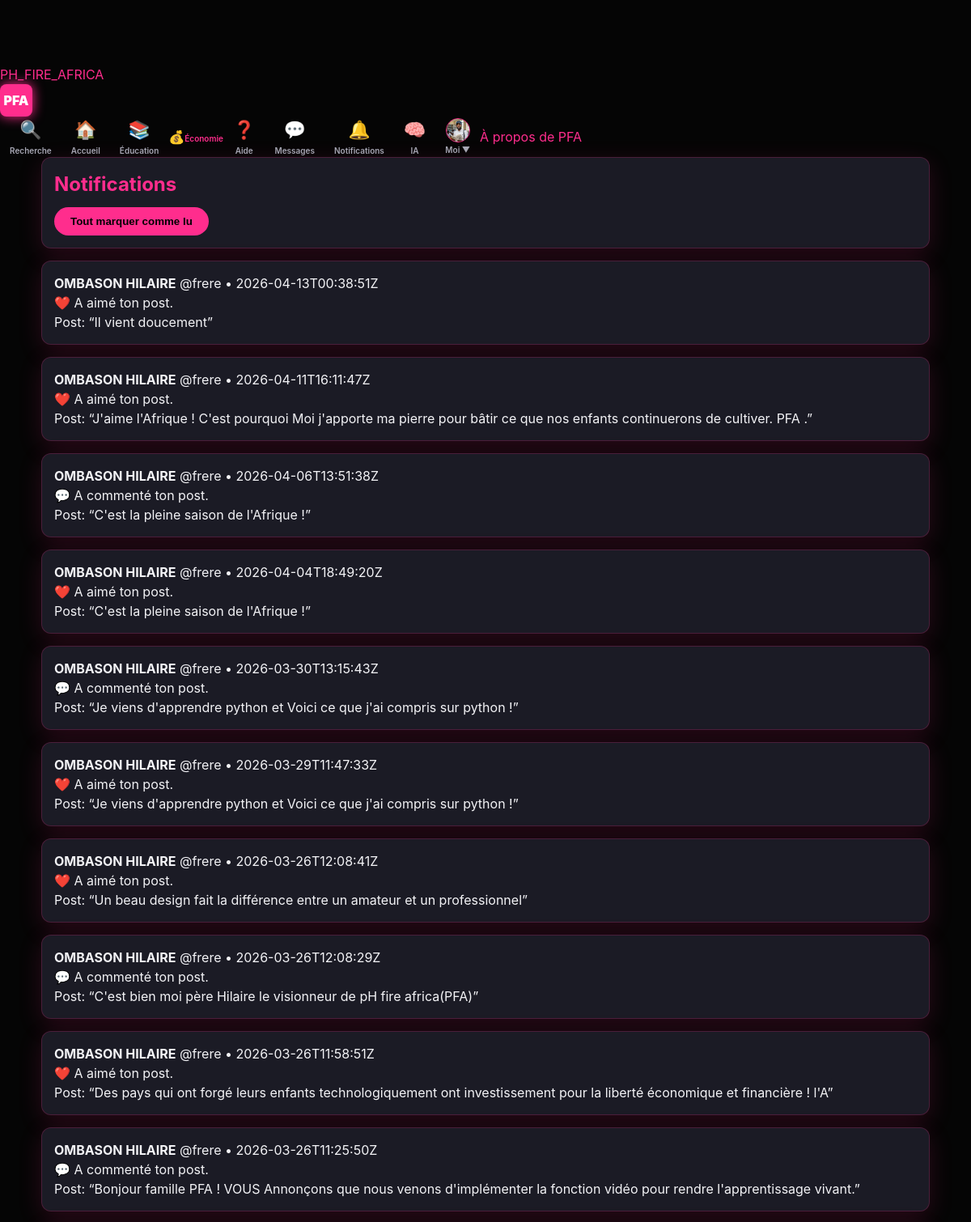
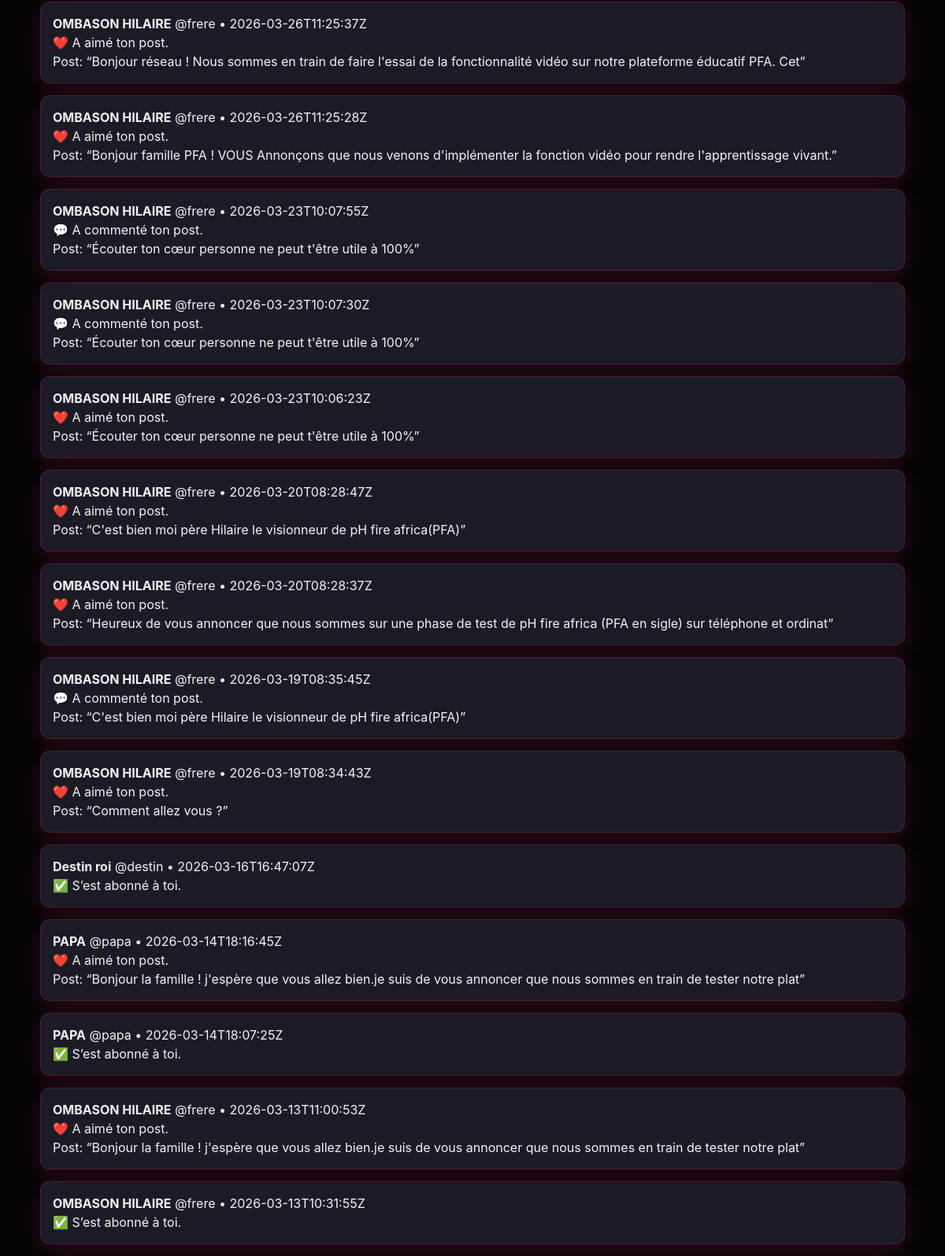
The app's page /notifications (signed in) with its own data (2 pictures, top to bottom).
### tables this page shows
CREATE TABLE users (
  id INTEGER PRIMARY KEY AUTOINCREMENT,
  username TEXT UNIQUE NOT NULL,
  identifier TEXT UNIQUE NOT NULL,
  display_name TEXT NOT NULL,
  bio TEXT DEFAULT '',
  password_hash TEXT NOT NULL,
  created_at TEXT NOT NULL
, profile_pic TEXT DEFAULT 'default_avatar.png', cover_pic TEXT DEFAULT 'default_cover.jpg', role TEXT DEFAULT 'apprenant', language TEXT DEFAULT 'fr', privacy_level TEXT DEFAULT 'public', video_pref TEXT DEFAULT 'data_saver');

CREATE TABLE notifications (
  id INTEGER PRIMARY KEY AUTOINCREMENT,
  user_id INTEGER NOT NULL,
  actor_id INTEGER NOT NULL,
  ntype TEXT NOT NULL,
  post_id INTEGER,
  created_at TEXT NOT NULL,
  is_read INTEGER NOT NULL DEFAULT 0,
  FOREIGN KEY (user_id) REFERENCES users(id) ON DELETE CASCADE,
  FOREIGN KEY (actor_id) REFERENCES users(id) ON DELETE CASCADE,
  FOREIGN KEY (post_id) REFERENCES posts(id) ON DELETE CASCADE
);

CREATE TABLE posts (
  id INTEGER PRIMARY KEY AUTOINCREMENT,
  user_id INTEGER NOT NULL,
  content TEXT NOT NULL,
  image_filename TEXT,
  created_at TEXT NOT NULL,
  FOREIGN KEY (user_id) REFERENCES users(id) ON DELETE CASCADE
);

### app.py (the view)
    @app.get("/notifications")
    @login_required
    def notifications():
        me = current_user()
        rows = db_all(
            "SELECT n.*, a.username AS actor_username, a.display_name AS actor_display_name, "
            "p.content AS post_content "
            "FROM notifications n "
            "JOIN users a ON a.id=n.actor_id "
            "LEFT JOIN posts p ON p.id=n.post_id "
            "WHERE n.user_id=? ORDER BY n.created_at DESC LIMIT 100",
            (me["id"],),
        )
        return render_template("notifications.html", notifications=rows)

### templates/notifications.html (shortened to what this page needs)
{% extends "base.html" %}
{% set title = "Notifications" %}
{% block content %}
<div class="card notif-head">
  <h2>Notifications</h2>
  <form method="post" action="{{ url_for('notifications_read_all') }}">
    <button class="btn btn-ghost" type="submit">Tout marquer comme lu</button>
  </form>
</div>
{% for n in notifications %}
  <div class="card notif {% if n.is_read == 0 %}notif-unread{% endif %}">
    <div class="notif-line">
      <b>{{ n.actor_display_name }}</b>
      <span class="muted">@{{ n.actor_username }}</span>
      <span class="muted small">• {{ n.created_at }}</span>
    </div>
    {% if n.ntype == 'follow' %}
      <div>✅ S’est abonné à toi.</div>
    {% elif n.ntype == 'like' %}
      <div>❤️ A aimé ton post.</div>
    {% elif n.ntype == 'comment' %}
      <div>💬 A commenté ton post.</div>
    {% endif %}
    {% if n.post_id %}
      <div class="muted small">Post: “{{ (n.post_content or '')[:120] }}”</div>
    {% endif %}
  </div>
{% endfor %}
{% endblock %}

### templates/base.html (shortened to what this page needs)
<!DOCTYPE html>
<html lang="fr">
<head>
  <link rel="stylesheet" href="{{ url_for('static', filename='style.css') }}">
</head>
<body>
  {% if me %}
  <div class="nav-left">
     <a href="{{ url_for('feed') }}" class="nav-logo">PH_FIRE_AFRICA</a>
    <a href="{{ url_for('feed') }}" class="logo-pfa">PFA</a>
  </div>
      <nav class="nav-icons-group">
      <a href="{{ url_for('rechercher') }}" class="nav-link-icon" title="Rechercher">
      <span class="icon">🔍</span><span class="nav-text">Recherche</span></a>
      <a href="{{ url_for('feed') }}" class="nav-link-icon" title="Accueil">
      <span class="icon">🏠</span><span class="nav-text">Accueil</span></a>
      <a href="{{ url_for('academie_home') }}" class="nav-link-icon" title="Éducation">
      <span class="icon">📚</span><span class="nav-text">Éducation</span></a>
      <a href="{{ url_for('wallet') }}" class="nav-icon" title="Économie">
      <span class="icon">💰</span><span class="nav-text">Économie</span></a>
        <a href="{{ url_for('guide_utilisation') }}" class="nav-link-icon" title="Guide d'utilisation">
      <span class="icon">❓</span>
      <span class="nav-text">Aide</span>
    </a>
      <a href="{{ url_for('messages') }}" class="nav-link-icon" title="Messages">
    <span class="icon">💬</span>
    <span class="nav-text">Messages</span>
</a>
<a href="{{ url_for('notifications') }}" class="nav-link-icon" title="Notifications">
    <span class="icon">🔔</span>
    <span class="nav-text">Notifications</span>
</a>
      <a href="{{ url_for('tuteur_view') }}" class="nav-link-icon" title="IA Mwalimu">
      <span class="icon">🧠</span><span class="nav-text">IA</span></a>
      <a href="{{ url_for('profile', username=me.username) }}" class="nav-link-icon profile-link">
      <img src="{{ url_for('static', filename='uploads/' ~ me.profile_pic) }}" class="avatar-nav" onerror="this.src='https://ui-avatars.com/api/?name={{ me.display_name }}&background=ff2d8d&color=fff'">
      <span class="nav-text">Moi ▼</span></a>
      <a href="{{ url_for('a_propos') }}" class="muted small">À propos de PFA</a>
    </nav>
  {% endif %}
  <main class="container">
    {% block content %}{% endblock %}
  </main>
</body>
</html>

### static/style.css (style rules this page uses)
:root { --bg: #050505; --panel: #1b1b25; --panel-glass: rgba(27, 27, 37, 0.98); --accent: #ff2d8d; --accent-dark: #e2316c; --text-main: #f3f3f6; --muted: #a7a7b4; --border: rgba(255, 45, 141, 0.2); --radius: 12px; --shadow: 0 8px 30px rgba(255, 45, 141, 0.15); --nav-height: 65px; }
* { box-sizing: border-box; margin: 0; padding: 0; }
html, body { width: 100%; max-width: 100vw; overflow-x: hidden; background-color: var(--bg); color: var(--text-main); font-family: 'Inter', system-ui, sans-serif; line-height: 1.5; }
body { padding-top: calc(var(--nav-height) + 15px); }
a { color: var(--accent); text-decoration: none; transition: 0.3s; }
h1, h2, h3, h4 { color: var(--accent); margin-bottom: 10px; }
img { max-width: 100%; height: auto; display: block; object-fit: cover; }
.logo-pfa { background-color: var(--accent); color: #fff !important; width: 40px; height: 40px; display: flex; align-items: center; justify-content: center; border-radius: 8px; font-weight: 900; font-size: 16px; box-shadow: 0 0 15px var(--accent); }
.nav-icons-group { display: flex; align-items: center; height: 100%; }
.nav-link-icon { display: flex; flex-direction: column; align-items: center; padding: 0 12px; height: 100%; color: var(--muted); text-decoration: none; }
.nav-link-icon .icon { font-size: 22px; }
.nav-text { font-size: 10px; margin-top: 2px; font-weight: 600; }
.container { max-width: 1128px; margin: 0 auto; padding: 0 15px; }
.card { background: var(--panel); border: 1px solid var(--border); border-radius: var(--radius); padding: 15px; margin-bottom: 15px; box-shadow: var(--shadow); }
.avatar-nav, .avatar-chat { width: 30px; height: 30px; border-radius: 50% !important; border: 1.5px solid var(--accent); }
.btn { background: var(--accent); color: #000; padding: 10px 20px; border-radius: 30px; font-weight: 800; border: none; cursor: pointer; }

### records on screen
users: profile_pic (picture)
notifications: actor_display_name "OMBASON HILAIRE", actor_username "frere", created_at "2026-04-13T00:38:51Z", ntype "❤️ A aimé ton post."
posts: content "Il vient doucement"
notifications: actor_display_name "OMBASON HILAIRE", actor_username "frere", created_at "2026-04-11T16:11:47Z", ntype "❤️ A aimé ton post."
posts: content "J'aime l'Afrique ! C'est pourquoi Moi j'apporte ma pierre pour bâtir ce que nos enfants continuerons de cultiver. PFA ."
notifications: actor_display_name "OMBASON HILAIRE", actor_username "frere", created_at "2026-04-06T13:51:38Z", ntype "💬 A commenté ton post."
posts: content "C'est la pleine saison de l'Afrique !"
notifications: actor_display_name "OMBASON HILAIRE", actor_username "frere", created_at "2026-04-04T18:49:20Z", ntype "❤️ A aimé ton post."
notifications: actor_display_name "OMBASON HILAIRE", actor_username "frere", created_at "2026-03-30T13:15:43Z", ntype "💬 A commenté ton post."
posts: content "Je viens d'apprendre python et Voici ce que j'ai compris sur python !"
notifications: actor_display_name "OMBASON HILAIRE", actor_username "frere", created_at "2026-03-29T11:47:33Z", ntype "❤️ A aimé ton post."
notifications: actor_display_name "OMBASON HILAIRE", actor_username "frere", created_at "2026-03-26T12:08:41Z", ntype "❤️ A aimé ton post."
posts: content "Un beau design fait la différence entre un amateur et un professionnel"
notifications: actor_display_name "OMBASON HILAIRE", actor_username "frere", created_at "2026-03-26T12:08:29Z", ntype "💬 A commenté ton post."
posts: content "C'est bien moi père Hilaire le visionneur de pH fire africa(PFA)"
notifications: actor_display_name "OMBASON HILAIRE", actor_username "frere", created_at "2026-03-26T11:58:51Z", ntype "❤️ A aimé ton post."
posts: content "Des pays qui ont forgé leurs enfants technologiquement ont investissement pour la liberté économique et financière ! l'A"
notifications: actor_display_name "OMBASON HILAIRE", actor_username "frere", created_at "2026-03-26T11:25:50Z", ntype "💬 A commenté ton post."
posts: content "Bonjour famille PFA ! VOUS Annonçons que nous venons d'implémenter la fonction vidéo pour rendre l'apprentissage vivant."
notifications: actor_display_name "OMBASON HILAIRE", actor_username "frere", created_at "2026-03-26T11:25:37Z", ntype "❤️ A aimé ton post."
posts: content "Bonjour réseau ! Nous sommes en train de faire l'essai de la fonctionnalité vidéo sur notre plateforme éducatif PFA. Cet"
notifications: actor_display_name "OMBASON HILAIRE", actor_username "frere", created_at "2026-03-26T11:25:28Z", ntype "❤️ A aimé ton post."
notifications: actor_display_name "OMBASON HILAIRE", actor_username "frere", created_at "2026-03-23T10:07:55Z", ntype "💬 A commenté ton post."
posts: content "Écouter ton cœur personne ne peut t'être utile à 100%"
notifications: actor_display_name "OMBASON HILAIRE", actor_username "frere", created_at "2026-03-23T10:07:30Z", ntype "💬 A commenté ton post."
notifications: actor_display_name "OMBASON HILAIRE", actor_username "frere", created_at "2026-03-23T10:06:23Z", ntype "❤️ A aimé ton post."
notifications: actor_display_name "OMBASON HILAIRE", actor_username "frere", created_at "2026-03-20T08:28:47Z", ntype "❤️ A aimé ton post."
notifications: actor_display_name "OMBASON HILAIRE", actor_username "frere", created_at "2026-03-20T08:28:37Z", ntype "❤️ A aimé ton post."
posts: content "Heureux de vous annoncer que nous sommes sur une phase de test de pH fire africa (PFA en sigle) sur téléphone et ordinat"
notifications: actor_display_name "OMBASON HILAIRE", actor_username "frere", created_at "2026-03-19T08:35:45Z", ntype "💬 A commenté ton post."
notifications: actor_display_name "OMBASON HILAIRE", actor_username "frere", created_at "2026-03-19T08:34:43Z", ntype "❤️ A aimé ton post."
posts: content "Comment allez vous ?"
notifications: actor_display_name "Destin roi", actor_username "destin", created_at "2026-03-16T16:47:07Z", ntype "✅ S’est abonné à toi."
notifications: actor_display_name "PAPA", actor_username "papa", created_at "2026-03-14T18:16:45Z", ntype "❤️ A aimé ton post."
posts: content "Bonjour la famille ! j'espère que vous allez bien.je suis de vous annoncer que nous sommes en train de tester notre plat"
notifications: actor_display_name "PAPA", actor_username "papa", created_at "2026-03-14T18:07:25Z", ntype "✅ S’est abonné à toi."
notifications: actor_display_name "OMBASON HILAIRE", actor_username "frere", created_at "2026-03-13T11:00:53Z", ntype "❤️ A aimé ton post."
notifications: actor_display_name "OMBASON HILAIRE", actor_username "frere", created_at "2026-03-13T10:31:55Z", ntype "✅ S’est abonné à toi."
